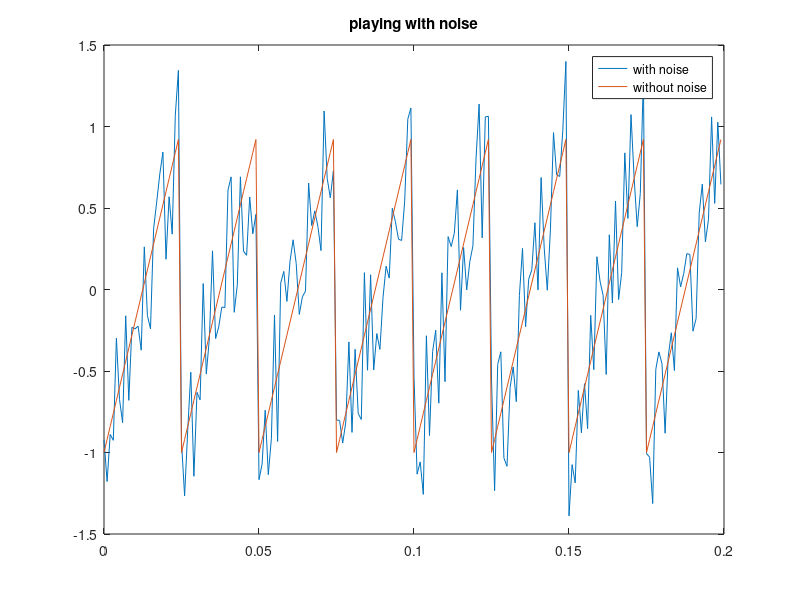

Source code (MATLAB):
clear all;
close all;


T = 10*(1/50);
Fs = 1000;
dt = 1/Fs;
t = 0:dt:T-dt;
x = sawtooth(2*pi*40*t);

noise = rand(1,200).*-1 + 0.5;
dist_sig = x + noise; 
plot(t, dist_sig);
hold on;
plot(t,x);
hold off;
title('playing with noise');
legend('with noise','without noise');
